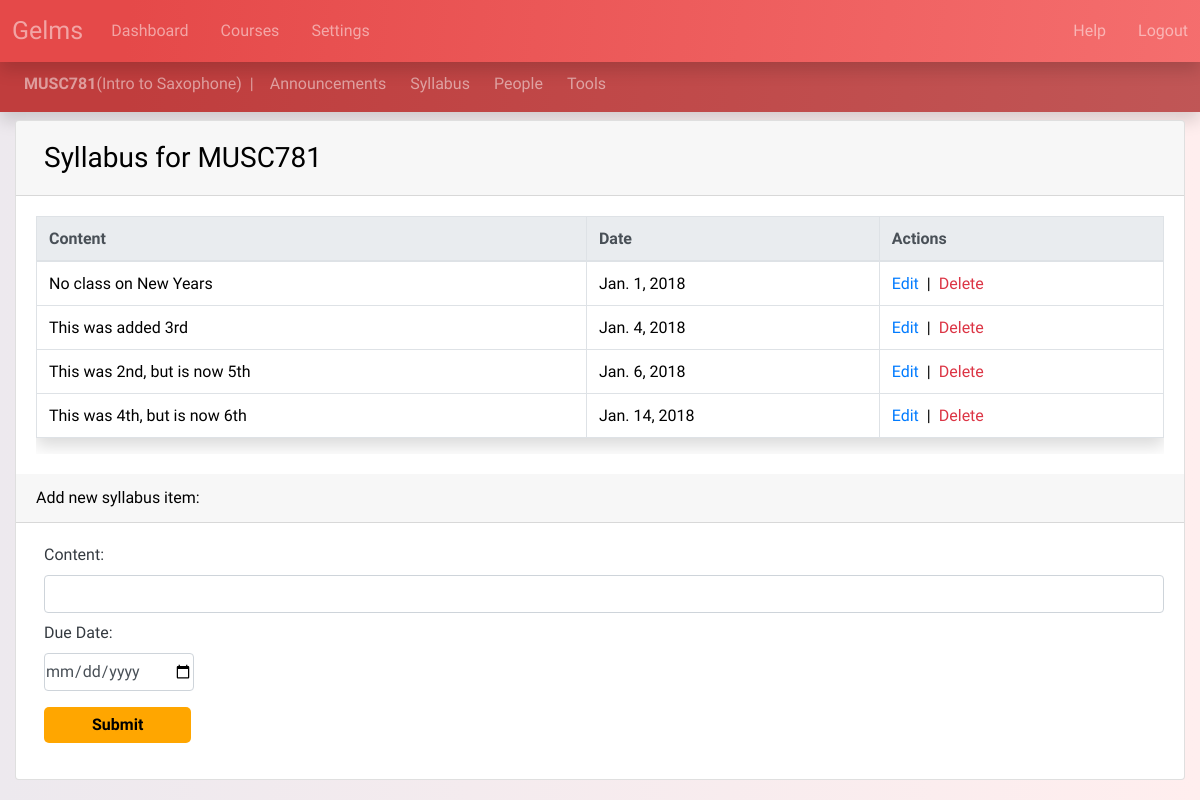
/MUSC781/syllabus/ (signed in), run on the app's committed database.
### courses/models.py (models this page shows, shortened)
class Course(models.Model):
    name = models.CharField(max_length=7, unique=True, help_text='e.g. ENPM613')
    title = models.CharField(max_length=200, help_text='e.g. Software Design and Implementation')
    DOMAIN_CHOICES = (
        ('Art', 'Art'),
        ('Computer Science', 'Computer Science'),
        ('Engineering', 'Engineering'),
        ('History', 'History'),
        ('Literature', 'Literature'),
        ('Math', 'Math'),
        ('Music', 'Music'),
        ('Physics', 'Physics'),
        ('Political Science', 'Political Science'),
        )
    domain = models.CharField(max_length=30, choices=DOMAIN_CHOICES, default='Art')
    students = models.ManyToManyField(CustomUser, related_name='course_students', limit_choices_to={'status': 'Student'}, blank=True)
    graders = models.ManyToManyField(CustomUser, related_name='course_graders', limit_choices_to={'status': 'Grader'}, blank=True)
    teachers = models.ManyToManyField(CustomUser, related_name='course_teachers', limit_choices_to={'status': 'Teacher'}, blank=True)
    def get_syllabus(self):
        return self.course_syllabus.order_by('due_date')

### syllabus/models.py (models this page shows, shortened)
class Syllabus(models.Model):
    content = models.CharField(max_length=500)
    course = models.ForeignKey(Course, related_name='course_syllabus', blank=True, on_delete=models.CASCADE)
    due_date = models.DateField(blank=True,null=True)

### syllabus/views.py (the view)
# urls.py: path('<course_name>/syllabus/', SyllabusView.course_syllabus, name='syllabus'),
    @csrf_exempt
    def course_syllabus(request, course_name):
        if request.method == "POST":
            course_ob = get_object_or_404(Course, name=course_name)
            try:
                form = SyllabusForm(request.POST)
                if form.is_valid():
                    syllabus = form.save(commit=False)
                    syllabus.course = course_ob
                    syllabus.save()
                    form = SyllabusForm()
            except:
                form = SyllabusForm(request.POST, instance = syllabus_edit)
                if form.is_valid():
                    syllabus_edit = form.save(commit=False)
                    syllabus_edit.save()
        else:
            form = SyllabusForm()
        form.fields['content'].widget.attrs = {'class':'form-control mb-2'}
        form.fields['due_date'].widget.attrs = {'class':'form-control p-0','style':'width:150px'}
        course = get_object_or_404(Course, name=course_name)
        def user_is_registered(course=course):
            if course.teachers.filter(uid=request.user.custom_user.uid):
                return True
            if course.graders.filter(uid=request.user.custom_user.uid):
                return True
            if course.students.filter(uid=request.user.custom_user.uid):
                return True
            return False
        return render(request, 'syllabus.html', {'course': course,'form':form,'user_is_registered':user_is_registered})

### syllabus/forms.py
class SyllabusForm(forms.ModelForm):
    class Meta:
        model = Syllabus
        fields = ['content','due_date',]
        widgets = {'due_date': DateInput()}

### templates/syllabus.html (shortened to what this page needs)
{% extends 'base_course.html' %}
{% block content_course %}
{% if user.custom_user.reader_mode == False %}
<div class="card">
  <div class="card-header">
    <h3 class="mt-2 ml-2">Syllabus for {{course.name}}</h3>
  </div>
  <div class="card-body">
  {% if course.course_syllabus.all%}
  <div class="table-responsive">
    <table class="table table-hover table-bordered shadow">
      <thead class="thead-light">
        <tr>
          <th scope = "col md-2">Content</th>
          <th scope = "col md-6">Date</th>
          {% if user.custom_user.status == 'Teacher'%}
          <th scope = "col md-2">Actions</th>
          {% endif %}
        </tr>
      </thead>
        {% for syllabus in course.get_syllabus%}
          <tr>
            <td>{{syllabus.content}}</td>
            <td>{{syllabus.due_date}}</td>
            {% if user.custom_user.status == 'Teacher'%}
            <td><a href="{% url 'syllabus_edit' course.name syllabus.id %}" class="text-primary mr-2">Edit</a>|<a href="{% url 'syllabus_delete' course.name syllabus.id %}" class="text-danger ml-2">Delete</a>
            {% endif %}
          </tr>
        {% endfor %}
    </table>
    </div>
  {% else %}
    <text class="text-danger ml-2">NO SYLLABUS FOUND</text>
  {% endif %}
  </div>
  {% if user.custom_user.status == 'Teacher'%}
    <div class="card-header">
      Add new syllabus item:
      </div>
      <div class="card-body">
      <form class="ml-2" method="POST">
        <div class="form-group">
        <label for="id_content" class="text-dark">
        Content:
        </label>
        {{form.content}}
        <label for="id_due_date" class="text-dark">
        Due Date:
        </label>
        {{form.due_date}}
        </div>
            <button class="btn btn-primary pr-5 pl-5" type="submit">Submit</button>
      </form>
    </div>
  {% endif %}
</div>
{% endif %}
{% endblock %}

### templates/base_course.html (shortened to what this page needs)
{% extends 'base_dash.html' %}
{% block content_dash %}
{% if user.custom_user.reader_mode == False%}
  <div class="mb-2" style="margin-top:56px">
    <nav class="navbar bg-purple-dark navbar-expand-sm navbar-dark shadow">
  {% else %}
  <div class="mb-2" style="margin-top:70px">
  <nav class="navbar bg-black navbar-expand-sm navbar-dark shadow">
  {% endif %}
    <span class="navbar-text ml-2">
    <strong class=''>{{course.name}}</strong>({{course.title}})<text class="ml-2">|</text>
     </span>
    <div class="collapse navbar-collapse" id="collapse_target_course">
      <ul class="navbar-nav">
        <li class="nav-item ml-2">
          <a class="nav-link" href="{% url 'announcements' course.name %}">Announcements</a>
        </li>
        <li class="nav-item ml-2">
          <a class="nav-link" href="{% url 'syllabus' course.name %}">Syllabus</a>
        </li>
        <li class="nav-item ml-2">
          <a class="nav-link" href="{% url 'people' course.name %}">People</a>
        </li>
        <li class="nav-item ml-2">
          <a class="nav-link" href="{% url 'tools' course.name %}">Tools</a>
        </li>
      </ul>
      </div>
    </nav>
  </div>
  <div class="container-fluid">
    {% block content_course %}
    {% endblock %}
  </div>
{% endblock %}

### static/styles.css (style rules this page uses)
.base_body_style { background: #FFEEEE; background: -webkit-linear-gradient(to right, rgb(237, 233, 238), #FFEEEE); background: linear-gradient(to right, rgb(237, 233, 238), #FFEEEE); color:black; background-size: cover; padding-bottom:20px; font-family: 'Muli', sans-serif; }
.card { color:black; }
.btn-primary { background-color: rgb(255, 166, 0); color:black; font-weight: bold; border:orange; border-radius: 5px; }
.bg-purple-dark { background-image: linear-gradient( 96.1deg, rgb(192, 61, 61) 10.8%, rgb(192, 88, 88) 107.8% ); }
.navbar .navbar-nav a { transition: color 0.5s ease; background-color: rgba(0, 0, 0, 0); }

### data on the page
Course: name "MUSC781", title "Intro to Saxophone"
Syllabus: content "No class on New Years", due_date "Jan. 1, 2018"
Syllabus: content "This was added 3rd", due_date "Jan. 4, 2018"
Syllabus: content "This was 2nd, but is now 5th", due_date "Jan. 6, 2018"
Syllabus: content "This was 4th, but is now 6th", due_date "Jan. 14, 2018"
